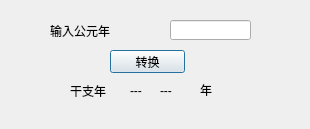
<?xml version="1.0" encoding="UTF-8"?>
<ui version="4.0">
 <class>Dialog</class>
 <widget class="QDialog" name="Dialog">
  <property name="geometry">
   <rect>
    <x>0</x>
    <y>0</y>
    <width>310</width>
    <height>129</height>
   </rect>
  </property>
  <property name="windowTitle">
   <string>公元纪年-干支纪年转换器</string>
  </property>
  <property name="windowIcon">
   <iconset>
    <normaloff>../build-Heavenly-stems-and-Earthly-Branches-converter-Desktop_Qt_5_5_1_GCC_32bit-Debug/gan.jpg</normaloff>../build-Heavenly-stems-and-Earthly-Branches-converter-Desktop_Qt_5_5_1_GCC_32bit-Debug/gan.jpg</iconset>
  </property>
  <widget class="QLabel" name="Label">
   <property name="geometry">
    <rect>
     <x>50</x>
     <y>20</y>
     <width>81</width>
     <height>21</height>
    </rect>
   </property>
   <property name="text">
    <string>输入公元年</string>
   </property>
  </widget>
  <widget class="QLabel" name="Label_1">
   <property name="geometry">
    <rect>
     <x>70</x>
     <y>80</y>
     <width>51</width>
     <height>21</height>
    </rect>
   </property>
   <property name="text">
    <string>干支年</string>
   </property>
  </widget>
  <widget class="QLineEdit" name="LineEdit">
   <property name="geometry">
    <rect>
     <x>170</x>
     <y>20</y>
     <width>81</width>
     <height>20</height>
    </rect>
   </property>
  </widget>
  <widget class="QPushButton" name="pushButton">
   <property name="geometry">
    <rect>
     <x>110</x>
     <y>50</y>
     <width>75</width>
     <height>23</height>
    </rect>
   </property>
   <property name="text">
    <string>转换</string>
   </property>
  </widget>
  <widget class="QLabel" name="Label_2">
   <property name="geometry">
    <rect>
     <x>130</x>
     <y>80</y>
     <width>21</width>
     <height>21</height>
    </rect>
   </property>
   <property name="text">
    <string>---</string>
   </property>
  </widget>
  <widget class="QLabel" name="Label_3">
   <property name="geometry">
    <rect>
     <x>160</x>
     <y>80</y>
     <width>21</width>
     <height>21</height>
    </rect>
   </property>
   <property name="text">
    <string>---</string>
   </property>
  </widget>
  <widget class="QLabel" name="label">
   <property name="geometry">
    <rect>
     <x>200</x>
     <y>80</y>
     <width>21</width>
     <height>20</height>
    </rect>
   </property>
   <property name="text">
    <string>年</string>
   </property>
  </widget>
 </widget>
 <layoutdefault spacing="6" margin="11"/>
 <resources/>
 <connections/>
</ui>
